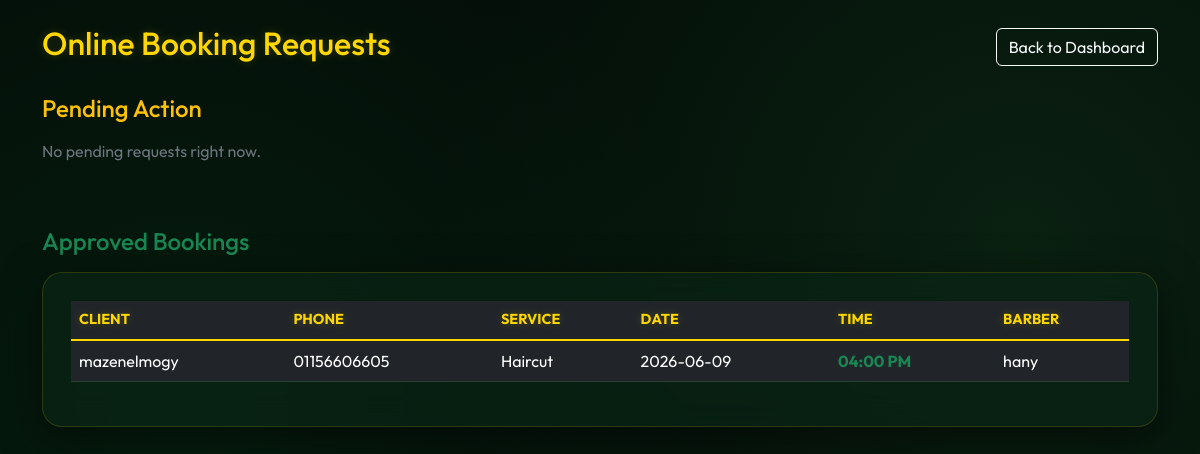
/manage_requests (signed in), run on an earlier commit of the app's database.
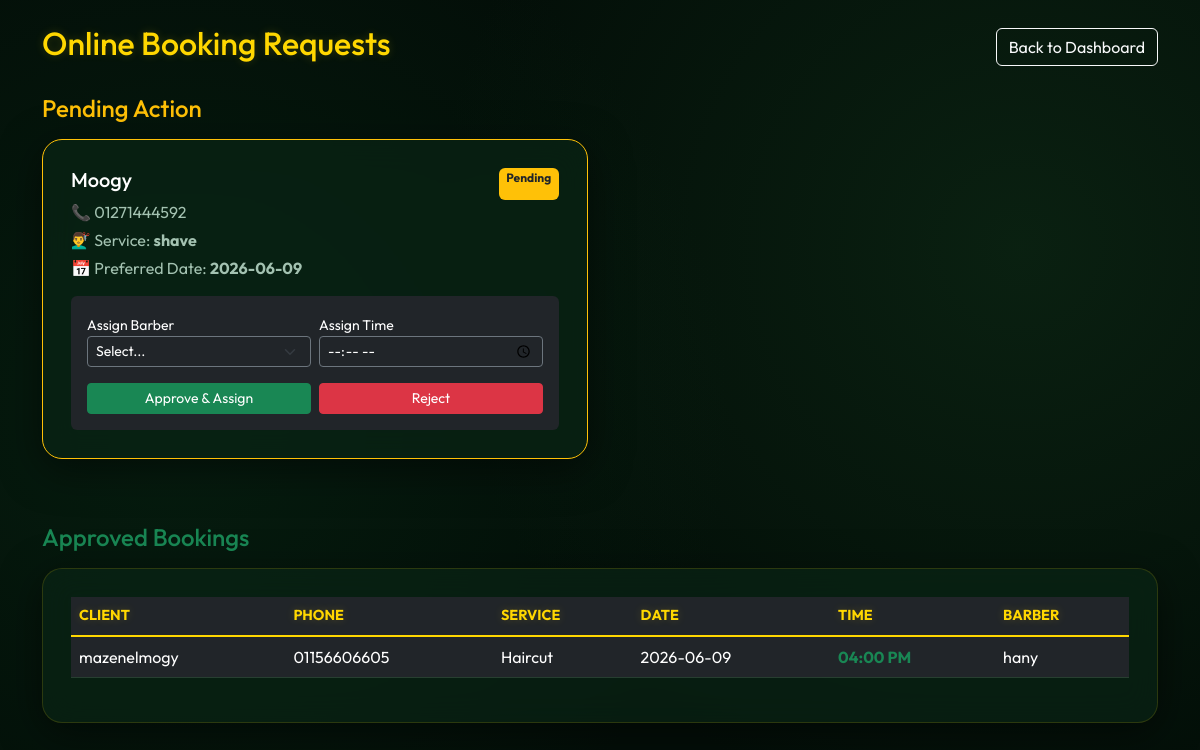
And on a later commit of the database.
### app.py (models this page shows)
class ClientRequest(db.Model):
    __tablename__ = 'client_requests'
    id = db.Column(db.Integer, primary_key=True)
    client_name = db.Column(db.String(100), nullable=False)
    client_phone = db.Column(db.String(20), nullable=False)
    service_id = db.Column(db.Integer, db.ForeignKey('service.id'), nullable=False)
    preferred_date = db.Column(db.Date, nullable=False)
    appointment_time = db.Column(db.Time, nullable=True)
    barber_id = db.Column(db.Integer, db.ForeignKey('barber.id'), nullable=True)
    status = db.Column(db.String(20), default='Pending')
    ip_address = db.Column(db.String(45), nullable=True)
    created_at = db.Column(db.Date, default=date.today)
    barber = db.relationship('Barber')
    service = db.relationship('Service')

class Service(db.Model):
    id = db.Column(db.Integer, primary_key=True)
    name = db.Column(db.String(100), nullable=False)
    price = db.Column(db.Float, nullable=False)
    is_active = db.Column(db.Boolean, default=True)

class Barber(db.Model):
    id = db.Column(db.Integer, primary_key=True)
    name = db.Column(db.String(100), nullable=False)
    commission_type = db.Column(db.String(20), default='percentage')
    commission_value = db.Column(db.Float, default=0.0)
    total_paid = db.Column(db.Float, default=0.0)
    balance = db.Column(db.Float, default=0.0)

### app.py (the view, shortened to what this page needs)
@app.route('/manage_requests', methods=['GET', 'POST'])
@login_required
def manage_requests():
    if current_user.role not in ['owner', 'cashier']:
        return "Access Denied"
    pending_requests = ClientRequest.query.filter_by(status='Pending').all()
    approved_requests = ClientRequest.query.filter_by(status='Approved').all()
    barbers = Barber.query.all()
    return render_template('manage_requests.html',
        pending_requests=pending_requests,
        approved_requests=approved_requests,
        barbers=barbers)

### app.py (called while the page is built, shortened)
@login_manager.user_loader
def load_user(user_id):
    return User.query.get(int(user_id))

@app.context_processor
def inject_translations():
    lang = session.get('lang', 'en')
    translations = {}
    def t(key, default_english):
        return translations.get(key, default_english)
    return dict(t=t, current_lang=lang)

@app.context_processor
def inject_global_data():
    lang = session.get('lang', 'en')
    translations = {}
    def t(key, default_english):
        return translations.get(key, default_english)
    low_stock_count = 0
    if current_user.is_authenticated and current_user.role == 'owner':
        low_stock_count = Product.query.filter(Product.is_active == True, Product.stock <= Product.low_stock_threshold).count()
    return dict(t=t, current_lang=lang, low_stock_count=low_stock_count)

### templates/manage_requests.html (shortened to what this page needs)
<!DOCTYPE html>
<html lang="en">
<head>
    <link href="https://cdn.jsdelivr.net/npm/bootstrap@5.3.0/dist/css/bootstrap.min.css" rel="stylesheet">
    <link rel="stylesheet" href="{{ url_for('static', filename='style.css') }}">
</head>
<body>
    <div class="container mt-4 animate-fade">
        <div class="d-flex justify-content-between align-items-center mb-4">
            <h2 class="text-gold"> Online Booking Requests</h2>
            <a href="javascript:history.back()" class="btn btn-outline-light">Back to Dashboard</a>
        </div>
        <h4 class="text-warning mb-3">Pending Action</h4>
        <div class="row">
            {% for req in pending_requests %}
            <div class="col-md-6 mb-3">
                <div class="luxury-card border-warning" style="border: 1px solid;">
                    <div class="d-flex justify-content-between">
                        <h5 class="text-white">{{ req.client_name }}</h5>
                        <span class="badge bg-warning text-dark">Pending</span>
                    </div>
                    <p class="text-sage mb-1">📞 {{ req.client_phone }}</p>
                    <p class="text-sage mb-1">💇‍♂️ Service: <strong>{{ req.service.name }}</strong></p>
                    <p class="text-sage mb-3">📅 Preferred Date: <strong>{{ req.preferred_date }}</strong></p>
                    <form method="POST" class="bg-dark p-3 rounded">
                        <div class="row g-2 mb-3">
                            <div class="col-6">
                                <label class="small text-white">Assign Barber</label>
                                <select name="barber_id" class="form-select form-select-sm bg-dark text-white border-secondary" required>
                                    <option value="">Select...</option>
                                </select>
                            </div>
                            <div class="col-6">
                                <label class="small text-white">Assign Time</label>
                                <input type="time" name="appointment_time" class="form-control form-control-sm bg-dark text-white border-secondary" required>
                            </div>
                        </div>
                        <div class="d-flex gap-2">
                            <button type="submit" name="action" value="approve" class="btn btn-success w-50 btn-sm">Approve & Assign</button>
                            <button type="submit" name="action" value="reject" class="btn btn-danger w-50 btn-sm formnovalidate">Reject</button>
                        </div>
                    </form>
                </div>
            </div>
            {% else %}
            <div class="col-12"><p class="text-secondary">No pending requests right now.</p></div>
            {% endfor %}
        </div>
        <h4 class="text-success mt-5 mb-3">Approved Bookings</h4>
        <div class="luxury-card">
            <table class="table table-dark table-hover">
                <thead>
                    <tr>
                        <th class="text-gold">Client</th>
                        <th class="text-gold">Phone</th>
                        <th class="text-gold">Service</th>
                        <th class="text-gold">Date</th>
                        <th class="text-gold">Time</th>
                        <th class="text-gold">Barber</th>
                    </tr>
                </thead>
                <tbody>
                    {% for req in approved_requests %}
                    <tr>
                        <td>{{ req.client_name }}</td>
                        <td>{{ req.client_phone }}</td>
                        <td>{{ req.service.name }}</td>
                        <td>{{ req.preferred_date }}</td>
                        <td class="text-success fw-bold">{{ req.appointment_time.strftime('%I:%M %p') }}</td>
                        <td>{{ req.barber.name }}</td>
                    </tr>
                    {% endfor %}
                </tbody>
            </table>
        </div>
    </div>
</body>
</html>

What changed in the data, as far as the page shows it:
added ClientRequest: client_name "Moogy", client_phone "01271444592", service.name "shave", preferred_date "2026-06-09", shown under "Pending Action"
Also different on the page:
text no longer shown: "No pending requests right now."
